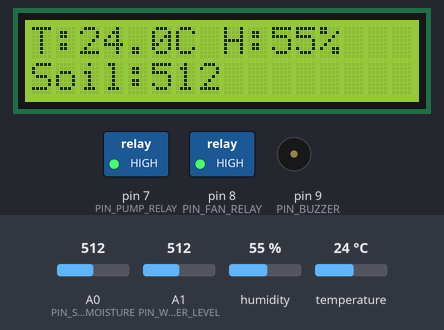
The sketch below on a simulated Arduino Uno, built with avr-gcc and run on an emulated ATmega328P. Shown: 16×2 character LCD, switched loads named in the sketch (green lamp = pin HIGH), buzzer (waves = sounding, pin HIGH). Inputs (shaded band) come from the test bench; at power-on: temperature 24 °C, A0 (PIN_SOIL_MOISTURE) = 512, A1 (PIN_WATER_LEVEL) = 512, humidity 55 %.

Above: at 5.6 s.
5.7 s: temperature set to 29 °C
At 10.9 s:
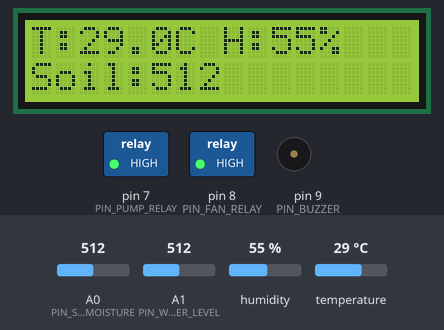
11.5 s: temperature set to 32 °C
At 15.9 s:
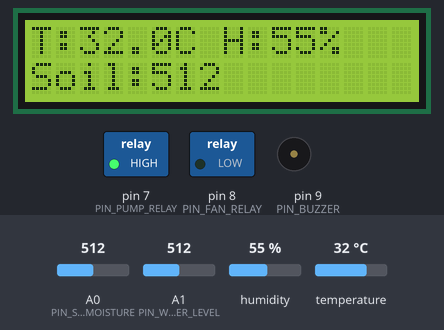
16.5 s: A0 (PIN_SOIL_MOISTURE) set to 694
At 20.9 s:
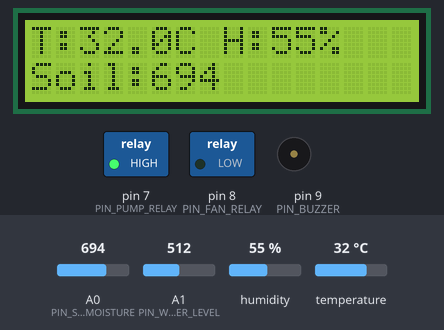
21.5 s: A0 (PIN_SOIL_MOISTURE) set to 707
At 25.9 s:
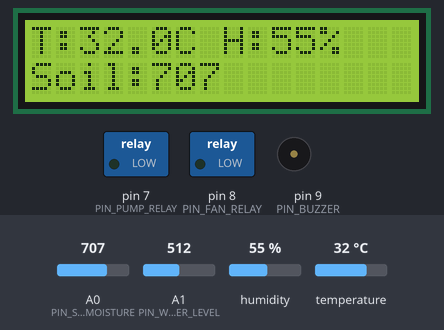
26.5 s: A1 (PIN_WATER_LEVEL) set to 209
31.2 s: A1 (PIN_WATER_LEVEL) set to 189
At 35.9 s:
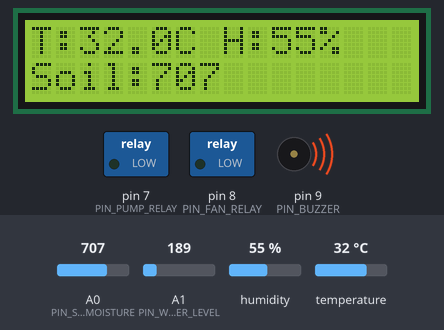
Timing chart, 0 to 37.4 s (numbered marks = the images above; inputs shaded):
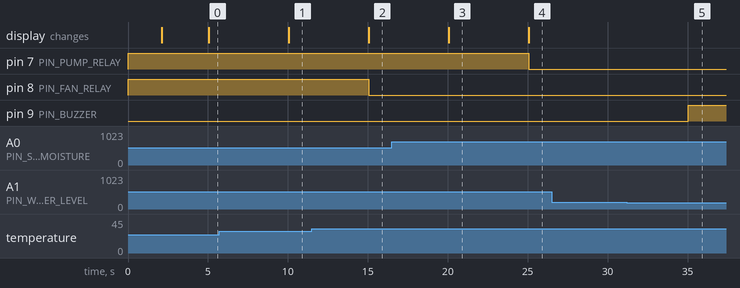

The sketch:

SmartGreenhouse.ino
```cpp
/**
 * @file SmartGreenhouse.ino
 * @author Mechatronics Engineering Student
 * @brief Arduino-Based Smart Greenhouse Automation System
 * @version 1.1
 * @date 2026-09-16
 */

#include <DHT.h>
#include <Wire.h>
#include <LiquidCrystal_I2C.h>
#include <SoftwareSerial.h>

// --- Pin Definitions ---
constexpr uint8_t PIN_DHT = 2;
constexpr uint8_t PIN_SOIL_MOISTURE = A0;
constexpr uint8_t PIN_WATER_LEVEL = A1;
constexpr uint8_t PIN_PUMP_RELAY = 7;
constexpr uint8_t PIN_FAN_RELAY = 8;
constexpr uint8_t PIN_BUZZER = 9;
constexpr uint8_t PIN_BT_RX = 10;
constexpr uint8_t PIN_BT_TX = 11;

// --- Constants & Thresholds ---
constexpr uint8_t DHT_TYPE = DHT11;
constexpr uint8_t I2C_LCD_ADDRESS = 0x27;
constexpr unsigned long SENSOR_READ_INTERVAL = 5000; // 5 seconds
constexpr int SOIL_DRY_THRESHOLD = 700;
constexpr float TEMP_HIGH_THRESHOLD = 30.0;
constexpr int WATER_LOW_THRESHOLD = 200;

// --- Global Objects ---
DHT dht(PIN_DHT, DHT_TYPE);
LiquidCrystal_I2C lcd(I2C_LCD_ADDRESS, 16, 2);
SoftwareSerial btSerial(PIN_BT_RX, PIN_BT_TX);

// --- Timing Variables ---
unsigned long previousMillis = 0;

// --- Function Prototypes ---
void initializeHardware();
void handleSensors();
void handleBluetoothCommands();

void setup() {
    initializeHardware();
}

void loop() {
    unsigned long currentMillis = millis();

    // Non-blocking periodic sensor reading and control logic
    if (currentMillis - previousMillis >= SENSOR_READ_INTERVAL) {
        previousMillis = currentMillis;
        handleSensors();
    }

    // Handle incoming Bluetooth commands for manual override
    handleBluetoothCommands();
}

/**
 * @brief Initializes pins, communication protocols, and peripherals.
 */
void initializeHardware() {
    // Configure relay and actuator pins
    pinMode(PIN_PUMP_RELAY, OUTPUT);
    pinMode(PIN_FAN_RELAY, OUTPUT);
    pinMode(PIN_BUZZER, OUTPUT);

    // Set safe initial states (Relays OFF due to active-LOW logic, Buzzer OFF)
    digitalWrite(PIN_PUMP_RELAY, HIGH);
    digitalWrite(PIN_FAN_RELAY, HIGH);
    digitalWrite(PIN_BUZZER, LOW);

    // Initialize serial communications
    Serial.begin(9600);
    btSerial.begin(9600);
    dht.begin();

    // Initialize LCD display
    lcd.begin();
    lcd.backlight();
    lcd.setCursor(0, 0);
    lcd.print("Smart Greenhouse");
    lcd.setCursor(0, 1);
    lcd.print("Initializing...");
    delay(2000);
    lcd.clear();
}

/**
 * @brief Reads data from sensors and manages automated outputs.
 */
void handleSensors() {
    float humidity = dht.readHumidity();
    float temperature = dht.readTemperature();
    int soilMoistureVal = analogRead(PIN_SOIL_MOISTURE);
    int waterLevelVal = analogRead(PIN_WATER_LEVEL);

    // Validate sensor readings
    if (isnan(humidity) || isnan(temperature)) {
        Serial.println(F("Error: Failed to read from DHT sensor!"));
        return;
    }

    // Update LCD Screen
    lcd.clear();
    lcd.setCursor(0, 0);
    lcd.print("T:" + String(temperature, 1) + "C H:" + String(humidity, 0) + "%");
    lcd.setCursor(0, 1);
    lcd.print("Soil:" + String(soilMoistureVal));

    // Automated Pump Control (Active LOW logic)
    if (soilMoistureVal > SOIL_DRY_THRESHOLD) {
        digitalWrite(PIN_PUMP_RELAY, LOW); // Turn Pump ON
    } else {
        digitalWrite(PIN_PUMP_RELAY, HIGH); // Turn Pump OFF
    }

    // Automated Fan Control (Active LOW logic)
    if (temperature > TEMP_HIGH_THRESHOLD) {
        digitalWrite(PIN_FAN_RELAY, LOW); // Turn Fan ON
    } else {
        digitalWrite(PIN_FAN_RELAY, HIGH); // Turn Fan OFF
    }

    // Water Level Safety Check
    if (waterLevelVal < WATER_LOW_THRESHOLD) {
        digitalWrite(PIN_BUZZER, HIGH); // Sound Alarm
    } else {
        digitalWrite(PIN_BUZZER, LOW);  // Stop Alarm
    }
}

/**
 * @brief Processes incoming commands via Bluetooth module.
 */
void handleBluetoothCommands() {
    if (btSerial.available()) {
        char command = btSerial.read();
        switch (command) {
            case 'P': // Manual Pump ON
                digitalWrite(PIN_PUMP_RELAY, LOW);
                break;
            case 'p': // Manual Pump OFF
                digitalWrite(PIN_PUMP_RELAY, HIGH);
                break;
            case 'F': // Manual Fan ON
                digitalWrite(PIN_FAN_RELAY, LOW);
                break;
            case 'f': // Manual Fan OFF
                digitalWrite(PIN_FAN_RELAY, HIGH);
                break;
            default:
                break;
        }
    }
}
```

Measured:
- the behaviour switches between 30 and 31 °C on temperature (found by bisection; images 1 and 2)
- the behaviour switches between 700 and 701 on A0 (PIN_SOIL_MOISTURE) (found by bisection; images 3 and 4)
- the behaviour switches between 200 and 199 on A1 (PIN_WATER_LEVEL) (found by bisection; images 4 and 5)
- after the input at 5.7 s, the display: changes after 4.3 s (image 1)
- after the input at 11.5 s, pin 8 (PIN_FAN_RELAY): HIGH → LOW after 3.5 s; the display: changes after 3.5 s (image 2)
- after the input at 16.5 s, the display: changes after 3.5 s (image 3)
- after the input at 21.5 s, pin 7 (PIN_PUMP_RELAY): HIGH → LOW after 3.5 s; the display: changes after 3.5 s (image 4)
- after the input at 26.5 s, every drawn part: stays the same
- after the input at 31.2 s, pin 9 (PIN_BUZZER): LOW → HIGH after 3.8 s
